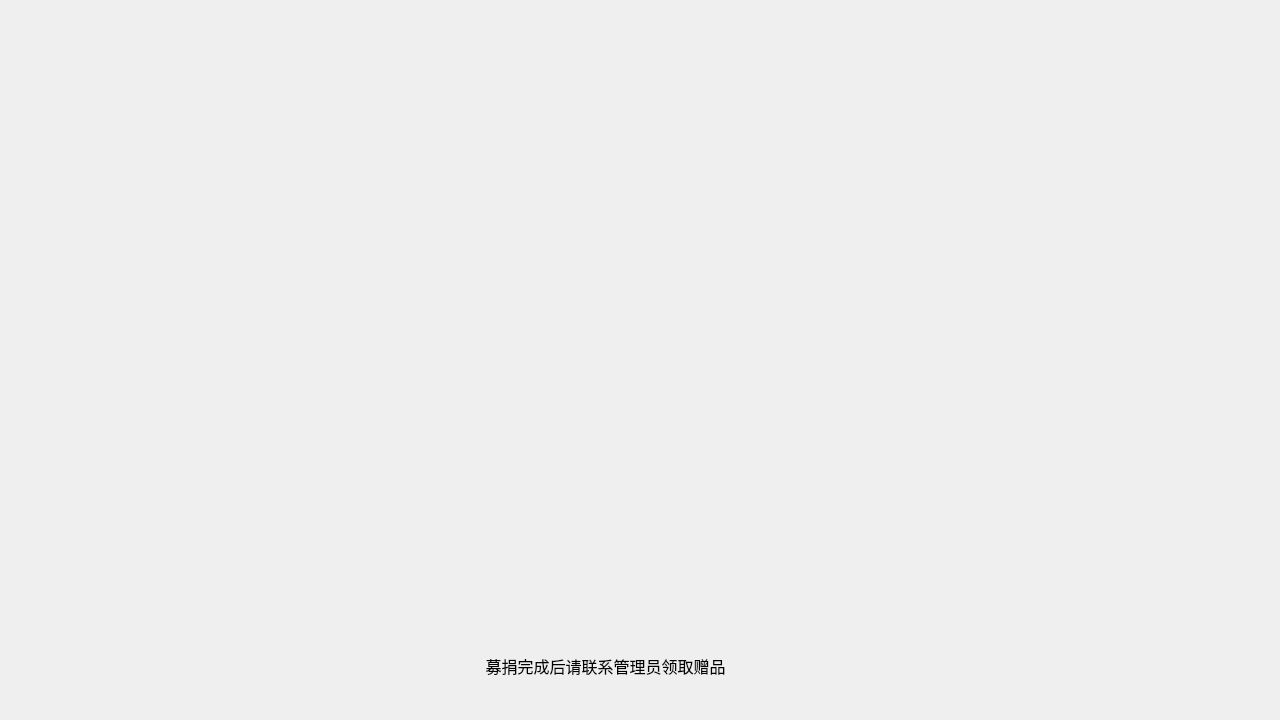
<?xml version="1.0" encoding="UTF-8"?>
<ui version="4.0">
 <class>mujuan</class>
 <widget class="QWidget" name="mujuan">
  <property name="geometry">
   <rect>
    <x>0</x>
    <y>0</y>
    <width>1280</width>
    <height>720</height>
   </rect>
  </property>
  <property name="minimumSize">
   <size>
    <width>640</width>
    <height>480</height>
   </size>
  </property>
  <property name="maximumSize">
   <size>
    <width>1280</width>
    <height>720</height>
   </size>
  </property>
  <property name="cursor">
   <cursorShape>ArrowCursor</cursorShape>
  </property>
  <property name="windowTitle">
   <string>Form</string>
  </property>
  <widget class="QLabel" name="label">
   <property name="geometry">
    <rect>
     <x>40</x>
     <y>40</y>
     <width>471</width>
     <height>561</height>
    </rect>
   </property>
   <property name="text">
    <string>&lt;html&gt;&lt;head/&gt;&lt;body&gt;&lt;p&gt;&lt;img src=&quot;:/mujuan2.JPG&quot;/&gt;&lt;/p&gt;&lt;/body&gt;&lt;/html&gt;</string>
   </property>
  </widget>
  <widget class="QLabel" name="label_2">
   <property name="geometry">
    <rect>
     <x>580</x>
     <y>0</y>
     <width>611</width>
     <height>611</height>
    </rect>
   </property>
   <property name="text">
    <string>&lt;html&gt;&lt;head/&gt;&lt;body&gt;&lt;p&gt;&lt;img src=&quot;:/qr.png&quot;/&gt;&lt;/p&gt;&lt;/body&gt;&lt;/html&gt;</string>
   </property>
  </widget>
  <widget class="QLabel" name="label_3">
   <property name="geometry">
    <rect>
     <x>450</x>
     <y>650</y>
     <width>311</width>
     <height>31</height>
    </rect>
   </property>
   <property name="font">
    <font>
     <pointsize>12</pointsize>
    </font>
   </property>
   <property name="text">
    <string>募捐完成后请联系管理员领取赠品</string>
   </property>
   <property name="alignment">
    <set>Qt::AlignCenter</set>
   </property>
  </widget>
 </widget>
 <resources/>
 <connections/>
</ui>
